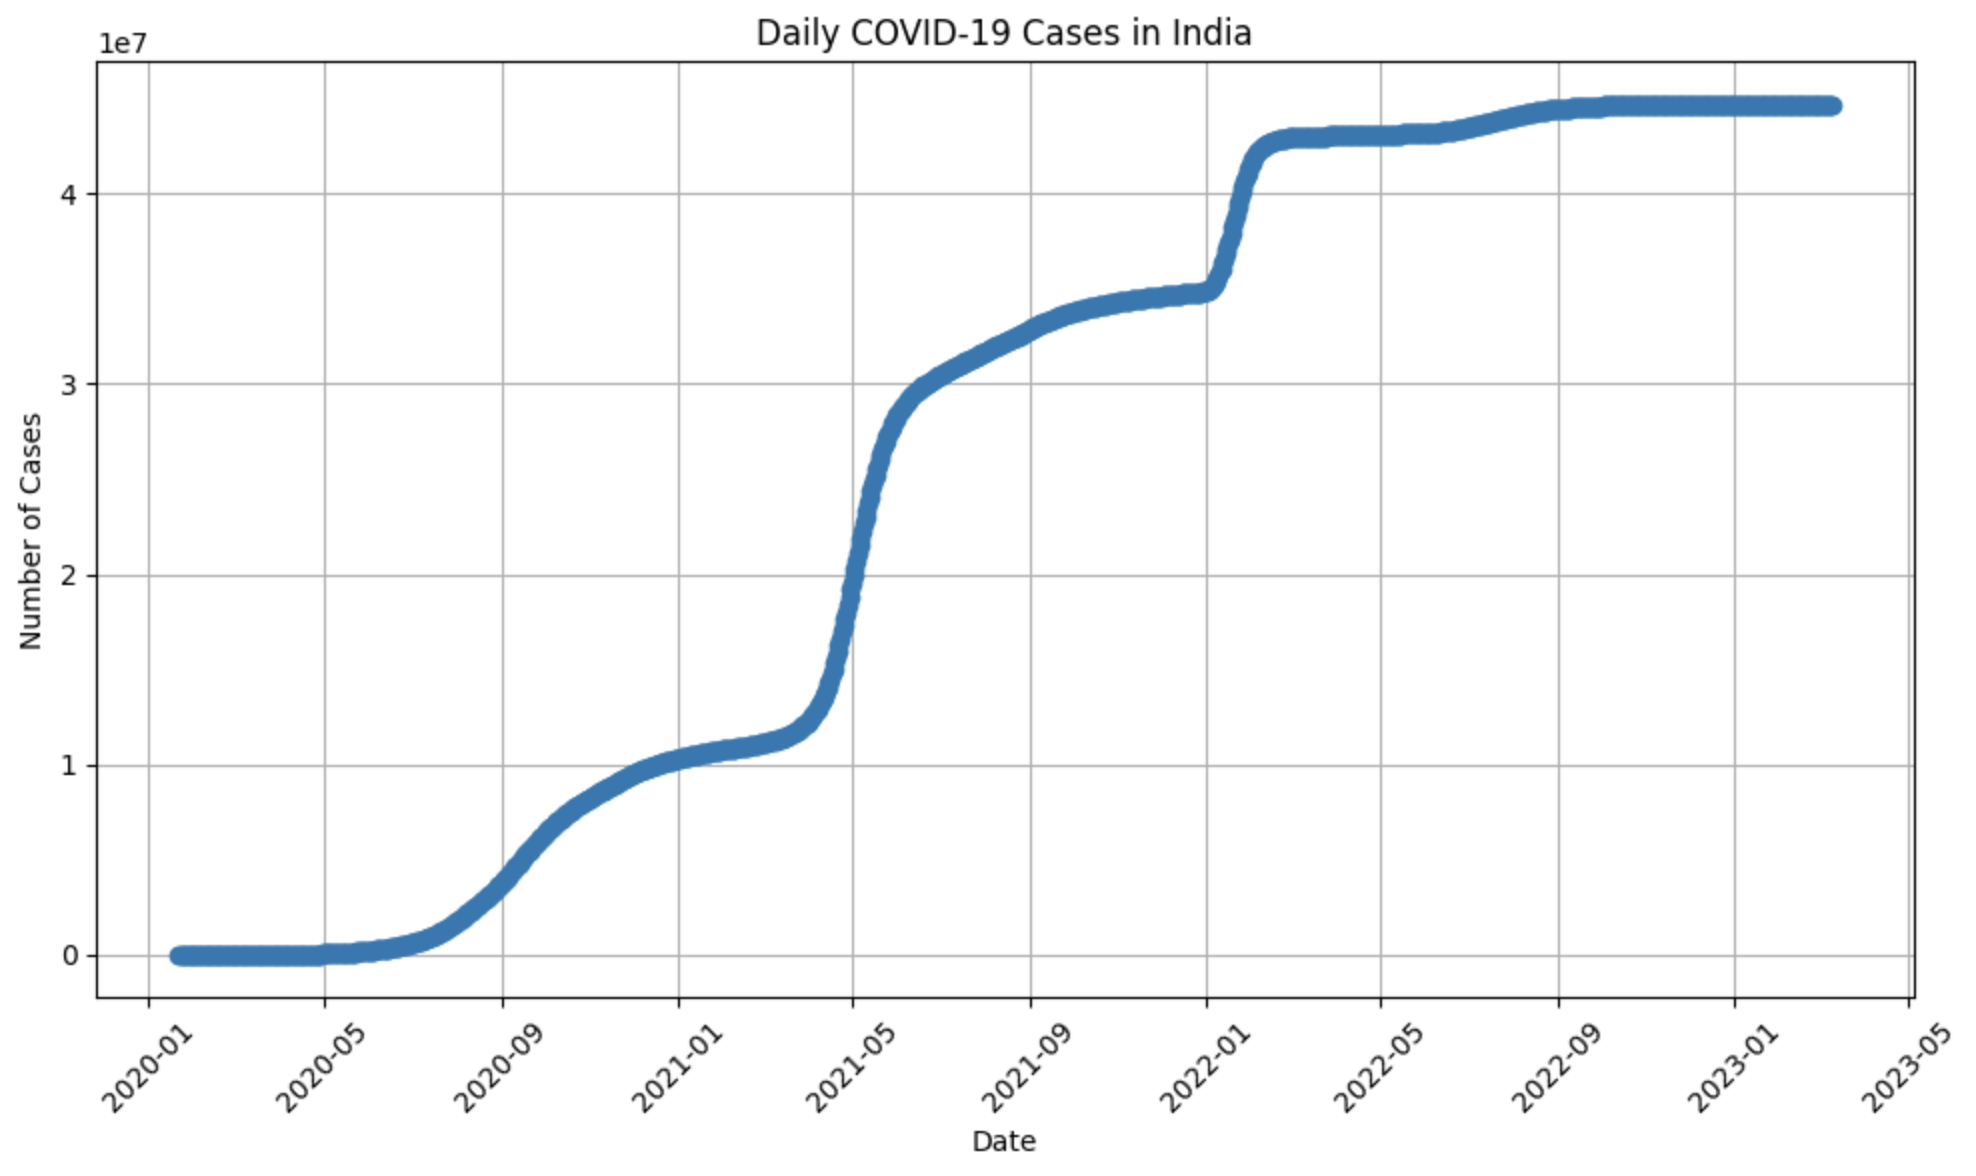

Python code for this plot:
import pandas as pd
import matplotlib.pyplot as plt


data_url = "https://raw.githubusercontent.com/CSSEGISandData/COVID-19/master/csse_covid_19_data/csse_covid_19_time_series/time_series_covid19_confirmed_global.csv"
covid_data = pd.read_csv(data_url)
india_data = covid_data[covid_data['Country/Region'] == 'India']
india_cases = india_data.iloc[:, 4:].sum()
dates = pd.to_datetime(india_cases.index)

plt.figure(figsize=(10, 6))  
plt.plot(dates, india_cases, marker='o', linestyle='-') 
plt.title('Daily COVID-19 Cases in India')  
plt.xlabel('Date')  
plt.ylabel('Number of Cases') 
plt.grid(True)  
plt.xticks(rotation=45)  
plt.tight_layout()  

plt.savefig('special.png')
plt.show()